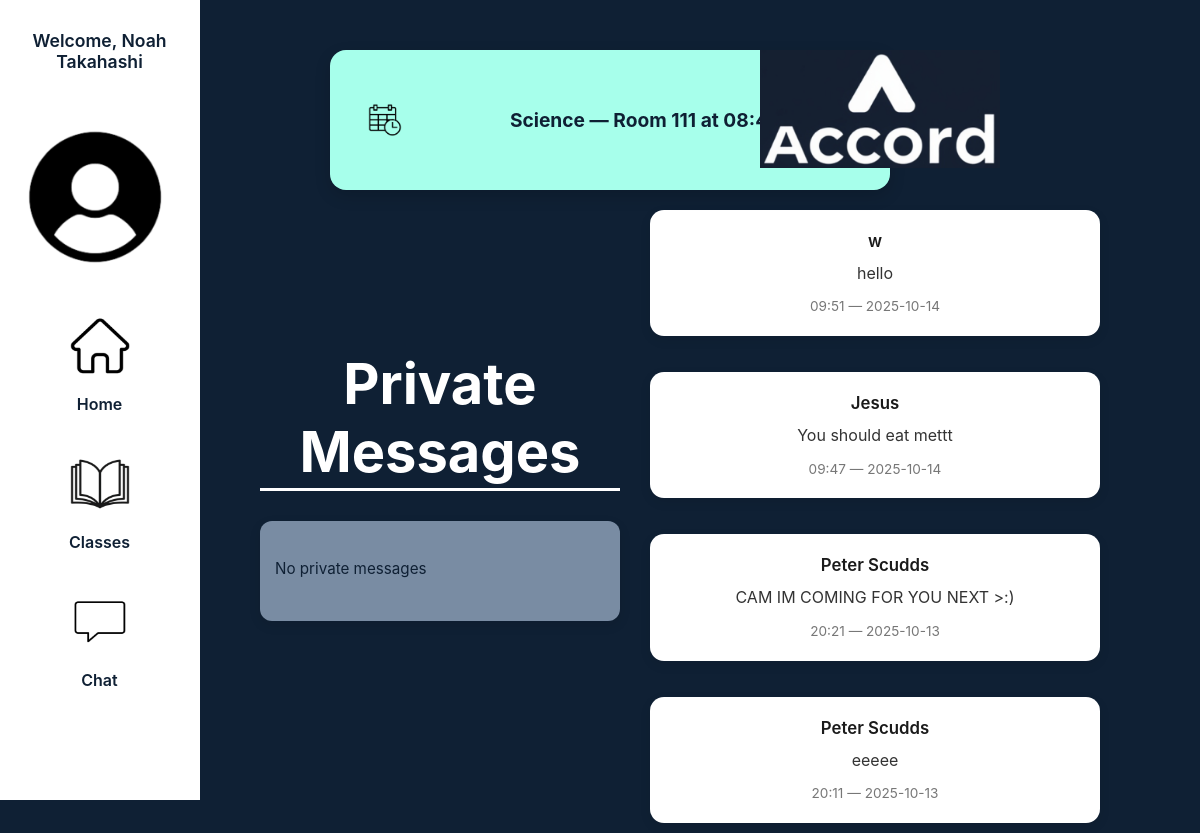
The page / (signed in) on the database its author committed.
### tables this page shows
CREATE TABLE users (
    userID INTEGER PRIMARY KEY,
    name TEXT,
    email TEXT,
    password TEXT
, groupID INTEGER, role TEXT, subject TEXT);

CREATE TABLE public_messages (
            id INTEGER PRIMARY KEY AUTOINCREMENT,
            senderID INTEGER NOT NULL,
            groupID INTEGER NOT NULL,
            text TEXT NOT NULL,
            date TEXT NOT NULL,
            time TEXT NOT NULL,
            FOREIGN KEY(senderID) REFERENCES users(userID)
        );

CREATE TABLE timetable (
            id INTEGER PRIMARY KEY AUTOINCREMENT,
            groupID INTEGER,
            day TEXT,
            period INTEGER,
            subject TEXT,
            location TEXT,
            startTime TEXT,
            endTime TEXT,
            FOREIGN KEY (groupID) REFERENCES groups(groupID)
        );

### main.py (the view)
@app.route('/', methods=['GET', 'POST'])
@login_required
def home():
    data = dbHandler.listExtension()
    user_id = session.get('userID')
    now = datetime.now()
    current_day = now.strftime('%A')
    current_time = now.strftime('%H:%M')
    if current_day in ['Saturday', 'Sunday']:
        current_day = 'Monday'
    user = dbHandler.get_user_by_id(user_id)
    role = user['role']
    group_id = user['groupID']
    if request.method == 'POST' and role == 'teacher':
        text = request.form['message']
        target_group = int(request.form['target_group'])
        dbHandler.save_public_message(user_id, target_group, text, now)
    if role == 'student':
        public_messages = dbHandler.get_public_messages_for_group(group_id)[:4]
        private_messages = dbHandler.get_recent_received_messages(user_id, limit=3)
    elif role == 'teacher':
        public_messages = []
        private_messages = dbHandler.get_recent_received_messages(user_id, limit=3)
    else:
        public_messages = []
        private_messages = []
    full_schedule = dbHandler.get_group_timetable(group_id)
    today_schedule = [entry for entry in full_schedule if entry[0] == current_day]
    subject_colors = {
        'Maths': '#f28b82',
        'English': '#fdd663',
        'Science': '#a7ffeb',
        'PDHPE': '#ccff90',
        'CPT': '#d3d3d3',
        'French': '#ffd6a5',
        'Food Technology': '#999999',
        'Drama': '#d7aefb',
        'Art': '#ffb5e8',
        'Engineering': '#e6ccb2',
        'German': '#a5d6a7',
        'Chinese': '#ffcc80',
        'Japanese': '#e1bee7',
        'Break': '#f0f0f0'
    }
    current_or_next = None
    for entry in today_schedule:
        _, period, subject, location, start, end = entry
        if start <= current_time <= end:
            current_or_next = {
                'subject': subject,
                'location': location,
                'time': start,
                'status': 'Now',
                'color': subject_colors.get(subject, '#f0f0f0')
            }
            break
        elif current_time < start:
            current_or_next = {
                'subject': subject,
                'location': location,
                'time': start,
                'status': 'Next',
                'color': subject_colors.get(subject, '#f0f0f0')
            }
            break
    return render_template('index.html',
                           content=data,
                           current_class=current_or_next,
                           public_messages=public_messages,
                           private_messages=private_messages,
                           role=role,
                           show_sidebar=True)

### database_manager.py (called while the page is built)
def get_connection():
    return sqlite3.connect(DB_PATH)

def listExtension():
    conn = get_connection()
    cursor = conn.cursor()
    cursor.execute("SELECT name, email FROM users")
    results = cursor.fetchall()
    conn.close()
    return results

def get_group_timetable(group_id):
    conn = get_connection()
    cursor = conn.cursor()
    cursor.execute("""
        SELECT day, period, subject, location, startTime, endTime
        FROM timetable
        WHERE groupID = ?
        ORDER BY day, period
    """, (group_id,))
    schedule = cursor.fetchall()
    conn.close()
    return schedule

def get_recent_received_messages(user_id, limit=3):
    conn = get_connection()
    cursor = conn.cursor()
    query = """
        SELECT u.name, m.text, m.date, m.time
        FROM messages m
        JOIN users u ON m.userID = u.userID
        WHERE m.receiverID = ?
        ORDER BY m.date DESC, m.time DESC
        LIMIT ?
    """
    cursor.execute(query, (user_id, limit))
    results = cursor.fetchall()
    conn.close()
    return results

def get_user_by_id(user_id):
    conn = get_connection()
    cursor = conn.cursor()
    cursor.execute("SELECT userID, name, role, groupID, subject FROM users WHERE userID = ?", (user_id,))
    row = cursor.fetchone()
    conn.close()
    if row:
        return {
            'userID': row[0],
            'name': row[1],
            'role': row[2],
            'groupID': row[3],
            'subject': row[4]
        }
    return None

def get_public_messages_for_group(group_id):
    conn = get_connection()
    cursor = conn.cursor()
    cursor.execute("""
        SELECT u.name, p.text, p.date, p.time
        FROM public_messages p
        JOIN users u ON p.senderID = u.userID
        WHERE p.groupID = ?
        ORDER BY p.date DESC, p.time DESC
    """, (group_id,))
    messages = cursor.fetchall()
    conn.close()
    return messages

### main.py (called while the page is built)
def login_required(f):
    @wraps(f)
    def decorated_function(*args, **kwargs):
        if 'userID' not in session:
            return redirect(url_for('login'))
        return f(*args, **kwargs)
    return decorated_function

### templates/index.html (shortened to what this page needs)
{% extends 'layout.html' %}
{% block content %}
  <div class="main-wrapper">
    <div class="message-section">
  <h2 class="message-header">Private Messages</h2>
  <div class="message-list">
    {% if private_messages|length == 0 %}
      <div class="message-box">
        <div class="message-text">No private messages</div>
      </div>
    {% endif %}
  </div>
</div>
<div class="right-panel">
  {% if role == 'teacher' %}
    <form method="POST" class="public-message-form">
      <h3>Send Public Message</h3>
      <select name="target_group" required>
        <option value="">Select Class</option>
        {% for i in range(1, 6) %}
          <option value="{{ i }}">Class {{ i }}</option>
        {% endfor %}
      </select>
      <textarea name="message" placeholder="Write a message..." required></textarea>
      <button type="submit" class="plus-button">+</button>
    </form>
  {% else %}
    {% for sender, text, date, time in public_messages %}
      <div class="speech-bubble">
  <div class="bubble-sender">{{ sender }}</div>
  <div class="bubble-text">{{ text }}</div>
  <div class="speechbubblemessage-timestamp">{{ time[:5] }} — {{ date }}</div>
</div>
    {% endfor %}
  {% endif %}
</div>
  </div>
  <div class="nextclass-home" style="background-color: {{ current_class.color | default('#f0f0f0') }};">
  <img src="{{ url_for('static', filename='images/timetableicon.png') }}" alt="Icon" class="nextclass-icon">
  {% if current_class %}
    <div class="nextclass-text">
      {{ current_class.subject }} — {{ current_class.location }} at {{ current_class.time }}
    </div>
  {% else %}
    <div class="nextclass-text">No more classes today</div>
  {% endif %}
</div>
  <div class="logo-home">
    <img src="{{ url_for('static', filename='images/Accord.png') }}" alt="Accord Logo">
  </div>
{% endblock %}

### templates/partials/menu.html
<div class="sidebar">
  {% if session.name %}
    <div class="user-greeting">
      <span>Welcome, {{ session.name }}</span>
    </div>
  {% endif %}
<div class="user_icon">
  <a href="{% if session.name %}/profile{% else %}/login{% endif %}">
    <img src="{{ url_for('static', filename='images/user.png') }}" alt="User Icon" style="height:210px; width:150px">
  </a>
</div>
  <ul class="nav-list">
    <li>
      <a href="/">
        <img src="{{ url_for('static', filename='images/home.png') }}" alt="Home Icon">
        <span>Home</span>
      </a>
    </li>
    <li>
      <a href="/classes">
        <img src="{{ url_for('static', filename='images/timetable.png') }}" alt="Classes Icon">
        <span>Classes</span>
      </a>
    </li>
    <li>
      <a href="/chat">
        <img src="{{ url_for('static', filename='images/messages.png') }}" alt="Chat Icon">
        <span>Chat</span>
      </a>
    </li>
  </ul>
</div>

### static/css/style.css (style rules this page uses)
.sidebar { width: 200px; height: 100vh; background-color: white; border-right: 1px solid #ffffff; padding: 20px; box-sizing: border-box; position: fixed; left: 0; top: 0; }
.nav-list { display: flex; flex-direction: column; justify-content: space-around; align-items: center; height: 50%; padding: 0; margin: 0; list-style: none; }
.nav-list li { margin-bottom: 30px; list-style-type: none; }
.nav-list a { display: flex; flex-direction: column; align-items: center; text-decoration: none; color: #0f2034; font-weight: 600; gap: 8px; }
.nav-list img { width: 60px; height: 80px; }
.right-panel { position: absolute; top: 210px; right: 100px; bottom: 40px; width: 450px; display: flex; flex-direction: column; justify-content: space-between; }
.speech-bubble { background: #ffffff; border-radius: 10px; padding: 20px; color: #0f2034; font-size: 1.5rem; box-shadow: 0 4px 8px rgba(0,0,0,0.1); height: 180px; display: flex; align-items: center; justify-content: center; text-align: center; position: relative; }
.speech-bubble::after { content: ""; position: absolute; bottom: -10px; left: 30px; width: 0; height: 0; border: 10px solid transparent; border-top-color: #ffffff; }
.main-wrapper { display: flex; flex-direction: row; justify-content: space-between; align-items: flex-start; margin-left: 220px; padding: 40px; height: calc(100vh - 80px); box-sizing: border-box; }
.message-section { position: absolute; left: 220px; right: 540px; top: 350px; padding: 0 40px; display: flex; flex-direction: column; align-items: center; }
.message-header { font-size: 3.5rem; font-weight: bold; color: #ffffff; margin-bottom: 30px; text-align: center; border-bottom: 3px solid #ffffff; padding-bottom: 2px; }
.message-list { display: flex; flex-direction: column; gap: 20px; width: 100%; max-width: 600px; }
.message-box { background-color: #798CA3; border-radius: 12px; padding: 20px; height: 100px; box-shadow: 0 4px 12px rgba(0, 0, 0, 0.1); display: flex; align-items: center; gap: 20px; color: #0f2034; font-size: 1rem; }
.message-text { flex: 1; }
.nextclass-icon { width: 50px; height: 50px; object-fit: contain; flex-shrink: 0; }
.nextclass-text { flex: 1; text-align: center; }
html, body { height: 100%; overflow: hidden; }
.user-greeting { text-align: center; font-weight: 600; font-size: 1.1rem; color: #0f2034; margin-bottom: 10px; padding: 10px 0; }

### static/css/base.css (style rules this page uses)
* { margin: 0; padding: 0; box-sizing: border-box; }
html, body { height: 100%; overflow: hidden; background: #0f2034; font-family: "Inter", sans-serif; font-size: 1rem; }

### static/css/layout.css (style rules this page uses)
.sidebar { width: 200px; height: 100vh; background-color: white; border-right: 1px solid #ffffff; padding: 20px; box-sizing: border-box; position: fixed; left: 0; top: 0; }
.nav-list { display: flex; flex-direction: column; justify-content: space-around; align-items: center; height: 50%; padding: 0; margin: 0; list-style: none; }
.nav-list li { margin-bottom: 30px; list-style-type: none; }
.nav-list a { display: flex; flex-direction: column; align-items: center; text-decoration: none; color: #0f2034; font-weight: 600; gap: 8px; }
.nav-list img { width: 60px; height: 80px; }
.nextclass-home { position: absolute; top: 50px; left: 330px; width: 560px; height: 140px; background-color: #ffe680; border-radius: 16px; padding: 30px; font-size: 1.2rem; font-weight: 700; color: #0f2034; box-shadow: 0 6px 16px rgba(0, 0, 0, 0.15); display: flex; align-items: center; gap: 20px; z-index: 900; }
.nextclass-icon { width: 50px; height: 50px; object-fit: contain; flex-shrink: 0; }
.nextclass-text { flex: 1; text-align: center; }
.logo-home { position: absolute; top: 50px; right: 200px; width: 240px; z-index: 1000; }
.logo-home img { width: 100%; height: auto; object-fit: contain; }
.main-wrapper { display: flex; flex-direction: row; justify-content: space-between; align-items: flex-start; margin-left: 220px; padding: 40px; height: calc(100vh - 80px); box-sizing: border-box; }
.right-panel { position: absolute; top: 210px; right: 100px; bottom: 40px; width: 450px; display: flex; flex-direction: column; justify-content: space-between; }

### static/css/chat.css (style rules this page uses)
.message-text { margin-bottom: 6px; }

### static/css/schedule.css (style rules this page uses)
.nextclass-icon { width: 50px; height: 50px; object-fit: contain; flex-shrink: 0; }
.nextclass-text { flex: 1; text-align: center; }

### static/css/login.css (style rules this page uses)
.user-greeting { text-align: center; font-weight: 600; font-size: 1.1rem; color: #0f2034; margin-bottom: 10px; padding: 10px 0; }

### rows shown on the page
users: name "Noah Takahashi"
public_messages: name "w", text "hello", time "09:51", date "2025-10-14"
public_messages: name "Jesus", text "You should eat mettt", time "09:47", date "2025-10-14"
public_messages: name "Peter Scudds", text "CAM IM COMING FOR YOU NEXT >:)", time "20:21", date "2025-10-13"
public_messages: name "Peter Scudds", text "eeeee", time "20:11", date "2025-10-13"
timetable: subject "Science", location "Room 111", time "08:45"
